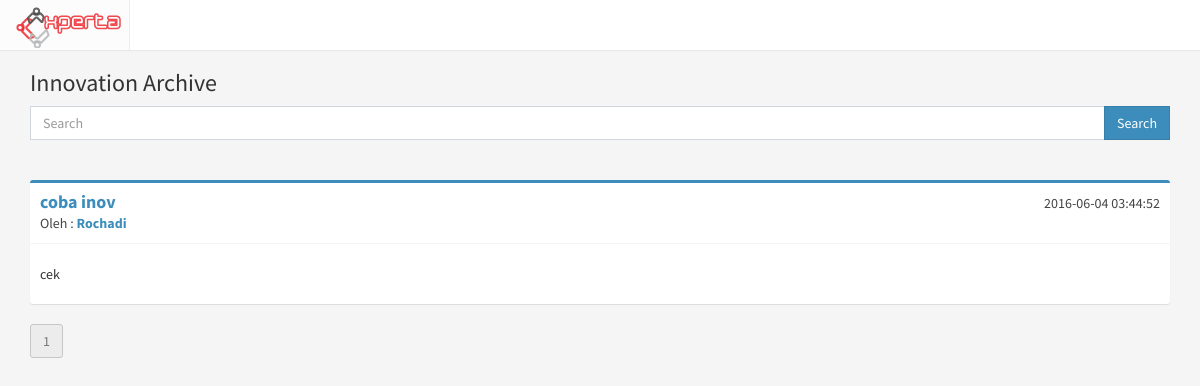
The app's page /cop/innovation_archive with its own data.
### tables this page shows
CREATE TABLE `cop` (
  `id_cop` int(11) NOT NULL,
  `id_scope` int(11) DEFAULT NULL,
  `id_user` int(11) NOT NULL,
  `title` varchar(200) NOT NULL,
  `content` text NOT NULL,
  `summary` text,
  `type` int(11) NOT NULL,
  `created_at` timestamp NOT NULL DEFAULT CURRENT_TIMESTAMP,
  `updated_at` timestamp NOT NULL DEFAULT CURRENT_TIMESTAMP ON UPDATE CURRENT_TIMESTAMP,
  `status` int(11) NOT NULL DEFAULT '1'
);

### index.php (called while the page is built, shortened)
<?php
require_once BASEPATH.'core/CodeIgniter.php';

### application/models/Cop_model.php (called while the page is built, shortened)
<?php
	class Cop_model extends CI_Model
	{
		function innov_archive($page, $q=''){
			$page = ($page * 5);
			return $this->db->query("SELECT title, user.id_user, id_cop, content, cop.created_at, cop.updated_at, fullname, (SELECT COUNT(*) FROM cop WHERE type=1 AND status = 0 AND (title LIKE '%$q%' OR content LIKE '%$q%')) AS count
				FROM cop, user, profile
				WHERE cop.id_user = user.id_user
					AND user.id_user = profile.id_user
					AND type = 1
					AND status = 0
					AND (title LIKE '%$q%' OR content LIKE '%$q%')
				ORDER BY id_cop DESC
				LIMIT $page, 5
				")->result();
		}
	}

### application/views/cop/innovation_archive.php (the view, shortened to what this page needs)
<?php include 'application/views/header.php' ?>
		<div class="container">
			<div class="row">
				<div class="col-md-12">
						<h3>Innovation Archive</h3>
						<form>
						<div class="input-group">
			                    <input type="text" name="q" class="form-control" placeholder="Search" >
			                    <span class="input-group-btn">
			                    	<button class="btn btn-primary btn-flat" type="submit">Search</button>
			                	</span>
		                </div>
		                	</form>
						<?php foreach ($list_innov as $inov): ?>
							<div class="box box-primary">
								<div class="box-header with-border">
									<h3 class="box-title">
									<strong><a href="<?= site_url('cop/innovation_view/'.$inov->id_cop); ?>">
									<?= $inov->title ?>
									</a></strong>
									</h3>
									<span class="pull-right"><?php echo $inov->created_at ?></span>
										<div class="author">
												Oleh :
											<a href="<?php echo site_url('account/user/'.$inov->id_user) ?>">
												<strong><?= $inov->fullname ?></strong>
											</a>
										</div>
								</div>
								<div class="box-body">
									<p><?= substr($inov->content, 0, 100) ?></p>
								</div>
							</div>
						<?php endforeach ?>
						<?php echo $page ?>
				</div>
			</div>
		</div>
	</body>
</html>

### assets/css/main.css (style rules this page uses)
body { background-color: #ecf0f5; margin-top: 50px; }
.full { background: url('../img/backimg.png') no-repeat center center fixed; -webkit-background-size: cover; -moz-background-size: cover; background-size: cover; -o-background-size: cover; }

### records on screen
cop: title "coba inov", created_at "2016-06-04 03:44:52", fullname "Rochadi", content "cek"
